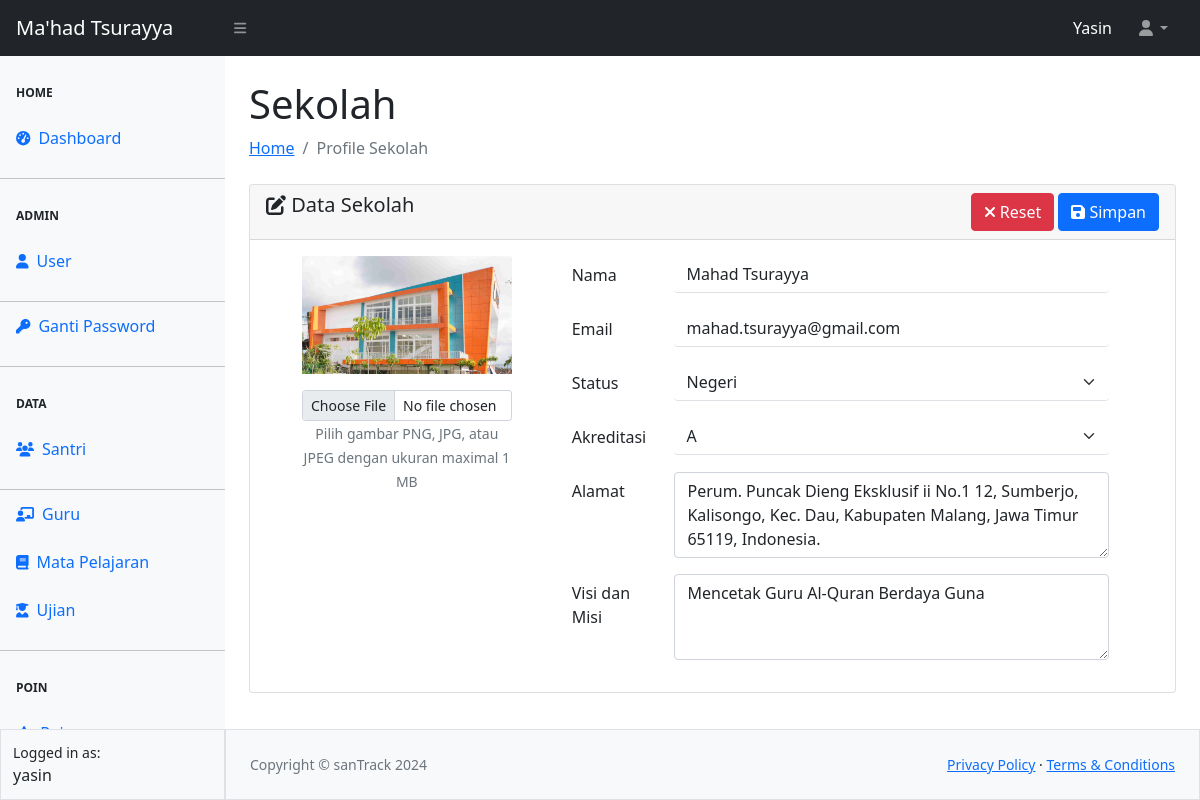
/school/profile-sekolah.php (signed in), run on the app's committed database.
### tables this page shows
CREATE TABLE `tbl_sekolah` (
  `id` int(11) NOT NULL,
  `nama` varchar(128) NOT NULL,
  `alamat` varchar(128) NOT NULL,
  `akreditasi` char(1) NOT NULL,
  `status` varchar(10) NOT NULL,
  `email` varchar(100) NOT NULL,
  `visimisi` varchar(256) NOT NULL,
  `gambar` varchar(100) NOT NULL
);

### school/profile-sekolah.php (the view, shortened to what this page needs)
<?php
require_once "../config.php";
require_once "../template/header.php";
require_once "../template/navbar.php";
require_once "../template/sidebar.php";
$sekolah = mysqli_query($koneksi, "SELECT * FROM tbl_sekolah WHERE id = 1");
$data = mysqli_fetch_array($sekolah);
?>
<div id="layoutSidenav_content">
    <main>
        <div class="container-fluid px-4">
            <h1 class="mt-4">Sekolah</h1>
            <ol class="breadcrumb mb-4">
                <li class="breadcrumb-item"><a href="../index.php">Home</a></li>
                <li class="breadcrumb-item active">Profile Sekolah</li>
            </ol>
            <form action="proses-sekolah.php" method="POST" enctype="multipart/form-data">
                <div class="card">
                    <div class="card-header">
                        <span class="h5"><i class="fa-solid fa-pen-to-square"></i> Data Sekolah</span>
                        <button type="submit" name="simpan" class="btn btn-primary float-end"><i class="fa-solid fa-floppy-disk"></i> Simpan</button>
                        <button type="reset" name="reset" class="btn btn-danger float-end me-1"><i class="fa-solid fa-xmark"></i> Reset</button>
                    </div>
                    <div class="card-body">
                        <div class="row">
                            <div class="col-4 text-center px-5">
                                <img src="../asset/image/<?= $data['gambar'] ?>" alt="gambar sekolah" style="width: 100%;">
                                <input type="file" name="image" class="form-control form-control-sm mt-3">
                                <small class="text-secondary">Pilih gambar PNG, JPG, atau JPEG dengan ukuran maximal 1 MB</small>
                            </div>
                            <div class="col-8">
                                <div class="mb-3 row">
                                    <label for="nama" class="col-sm-2 col-form-label">Nama</label>
                                    <label for="nama" class="col-sm-1 col-form-label">:</label>
                                    <div class="col-sm-9" style="margin-left: -50px;">
                                        <input type="text" class="form-control border-0 border-bottom" id="nama" name="nama" value="<?= $data['nama'] ?>" placeholder="nama sekolah" required>
                                    </div>
                                </div>
                                <div class="mb-3 row">
                                    <label for="email" class="col-sm-2 col-form-label">Email</label>
                                    <label for="email" class="col-sm-1 col-form-label">:</label>
                                    <div class="col-sm-9" style="margin-left: -50px;">
                                        <input type="text" class="form-control border-0 border-bottom" id="email" name="email" value="<?= $data['email'] ?>" placeholder="email sekolah" required>
                                    </div>
                                </div>
                                <div class="mb-3 row">
                                    <label for="status" class="col-sm-2 col-form-label">Status</label>
                                    <label for="status" class="col-sm-1 col-form-label">:</label>
                                    <div class="col-sm-9" style="margin-left: -50px;">
                                        <select name="status" id="status" class="form-select border-0 border-bottom" required>
                                            <option value="Negeri">Negeri</option>
                                        </select>
                                    </div>
                                </div>
                                <div class="mb-3 row">
                                    <label for="akreditasi" class="col-sm-2 col-form-label">Akreditasi</label>
                                    <label for="akreditasi" class="col-sm-1 col-form-label">:</label>
                                    <div class="col-sm-9" style="margin-left: -50px;">
                                        <select name="akreditasi" id="akreditasi" class="form-select border-0 border-bottom" required>
                                            <option value="A">A</option>
                                        </select>
                                    </div>
                                </div>
                                <div class="mb-3 row">
                                    <label for="alamat" class="col-sm-2 col-form-label">Alamat</label>
                                    <label for="alamat" class="col-sm-1 col-form-label">:</label>
                                    <div class="col-sm-9" style="margin-left: -50px;">
                                        <textarea name="alamat" id="alamat" cols="30" rows="3" class="form-control" required><?= $data['alamat'] ?></textarea>
                                    </div>
                                </div>
                                <div class="mb-3 row">
                                    <label for="visimisi" class="col-sm-2 col-form-label">Visi dan Misi</label>
                                    <label for="visimisi" class="col-sm-1 col-form-label">:</label>
                                    <div class="col-sm-9" style="margin-left: -50px;">
                                        <textarea name="visimisi" id="visimisi" cols="30" rows="3" class="form-control" required><?= $data['visimisi'] ?></textarea>
                                    </div>
                                </div>
                            </div>
                        </div>
                    </div>
                </div>
            </form>
        </div>
    </main>
<?php
require_once "../template/footer.php";
?>

### data on the page
tbl_sekolah: gambar (picture), nama "Mahad Tsurayya", email "mahad.tsurayya@gmail.com", alamat "Perum. Puncak Dieng Eksklusif ii No.1 12, Sumberjo, Kalisongo, Kec. Dau, Kabupaten Malang, Jawa Timur 65119, Indonesia.", visimisi "Mencetak Guru Al-Quran Berdaya Guna"

### other printed values
$_SESSION["ssUser"] "Yasin"
$_SESSION["ssUser"] "yasin"
